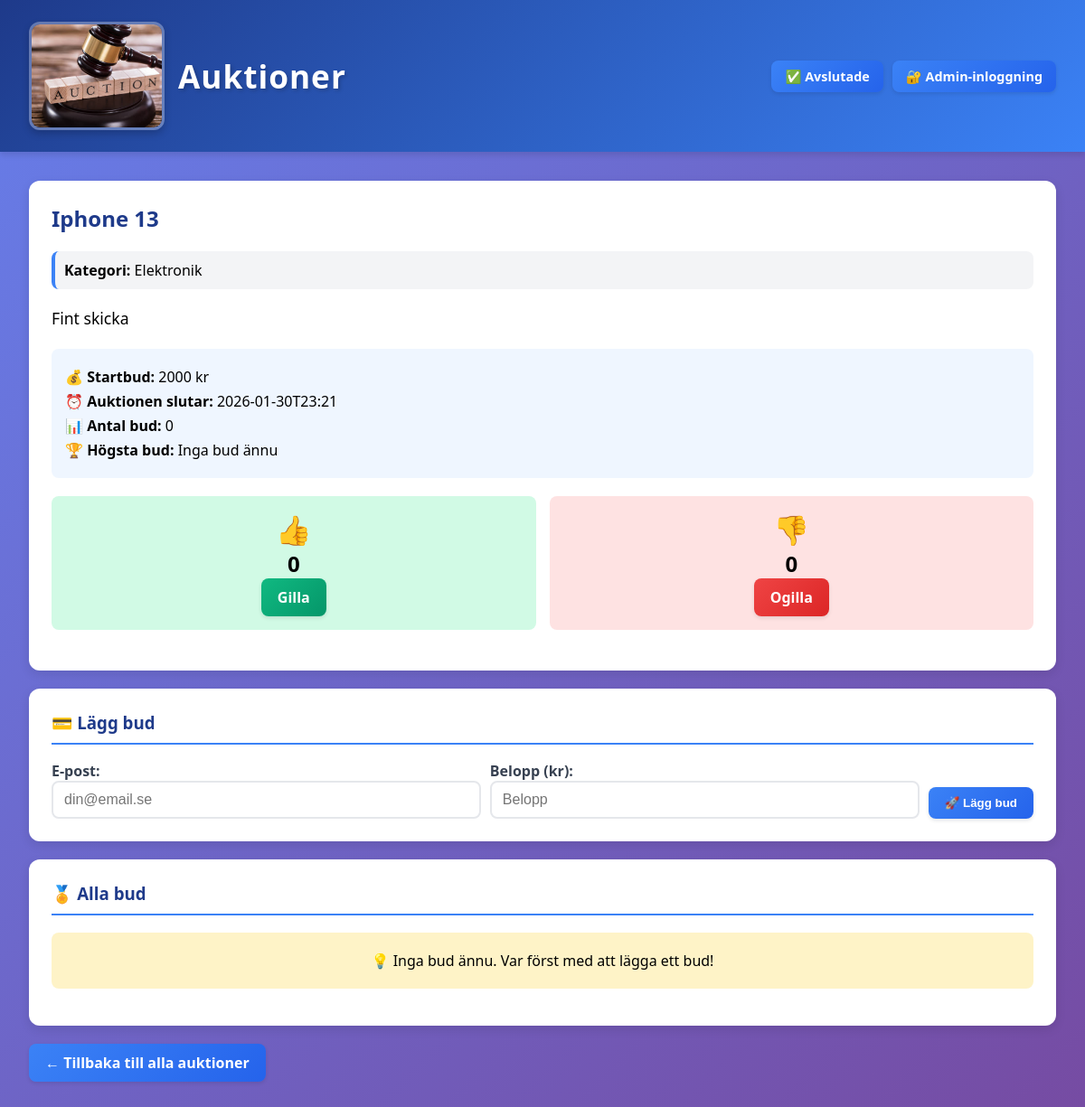
Before: /auction/3 with the older database file.
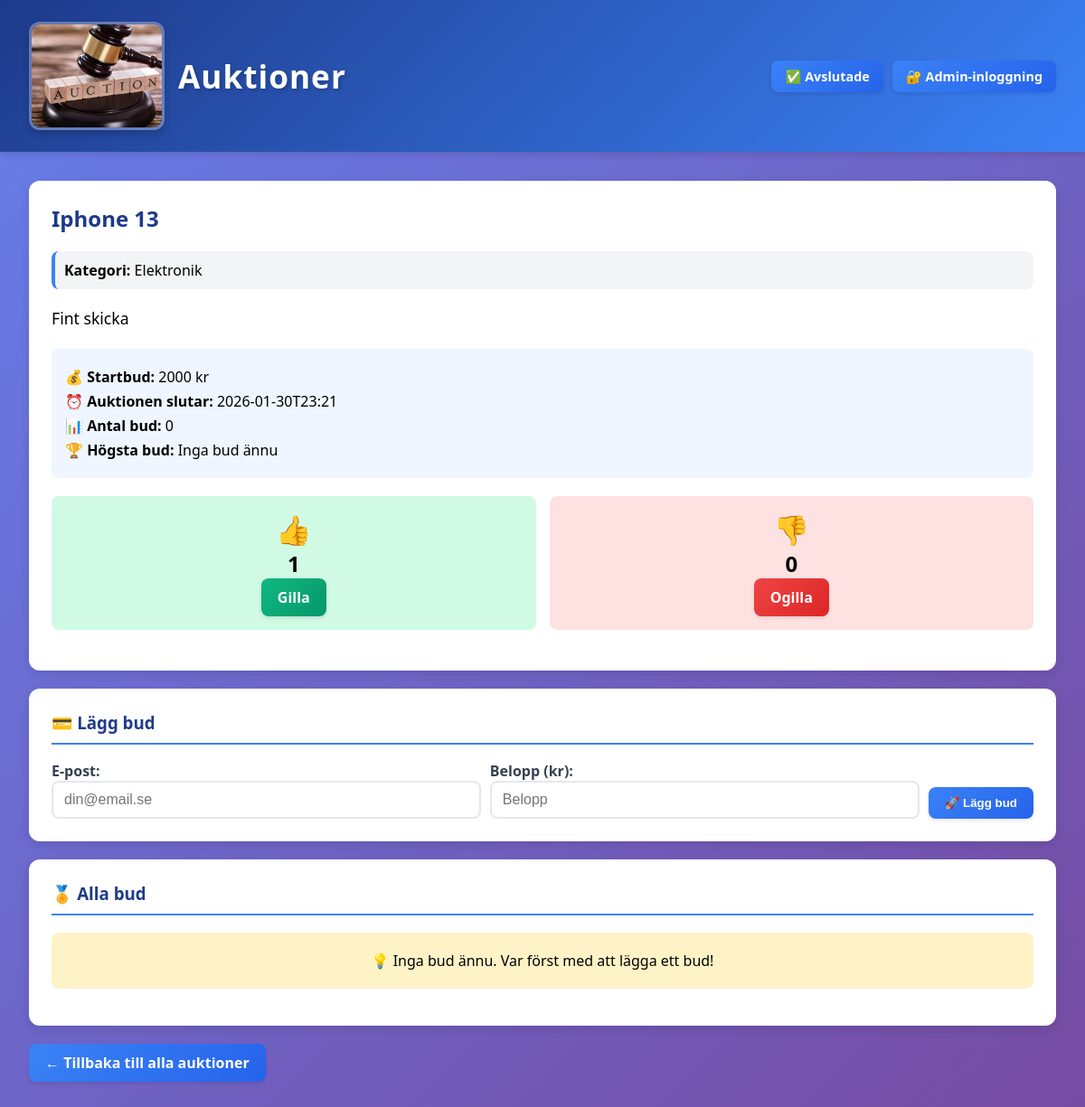
After: the same page with the newer database file.
### tables this page shows
CREATE TABLE auctions (
    id INTEGER PRIMARY KEY AUTOINCREMENT,
    title TEXT NOT NULL,
    description TEXT NOT NULL,
    starting_bid REAL NOT NULL,
    end_datetime TEXT NOT NULL,
    category TEXT DEFAULT 'Övrigt',
    likes INTEGER DEFAULT 0,
    dislikes INTEGER DEFAULT 0
);

### myblueprints/auctions/auctions_routes.py (the view)
@auctions_bp.route("/auction/<int:id>")
def detail(id):
    auction = AuctionRepository.get_by_id(id)
    bids = BidRepository.get_all_for_auction(id)
    bid_count = BidRepository.count_for_auction(id)
    highest_bid = BidRepository.get_highest(id)
    return render_template(
        "auction_detail.html",
        auction=auction,
        bids=bids,
        bid_count=bid_count,
        highest_bid=highest_bid
    )

### database.py (called while the page is built)
def get_db():
    if "db" not in g:
        g.db = sqlite3.connect(DATABASE)
        g.db.row_factory = sqlite3.Row
    return g.db

### dbrepositories/auction_repository.py (called while the page is built)
    @staticmethod
    def get_by_id(auction_id):
        return get_db().execute(
            "SELECT * FROM auctions WHERE id = ?",
            (auction_id,)
        ).fetchone()

### dbrepositories/bid_repository.py (called while the page is built)
    @staticmethod
    def count_for_auction(auction_id):
        return get_db().execute(
            """
            SELECT COUNT(*) as count
            FROM bids
            WHERE auction_id = ?
            """,
            (auction_id,)
        ).fetchone()["count"]

    @staticmethod
    def get_highest(auction_id):
        return get_db().execute(
            """
            SELECT MAX(amount) as highest
            FROM bids
            WHERE auction_id = ?
            """,
            (auction_id,)
        ).fetchone()["highest"]

    @staticmethod
    def get_all_for_auction(auction_id):
        return get_db().execute(
            """
            SELECT * FROM bids
            WHERE auction_id = ?
            ORDER BY amount DESC, created_at DESC
            """,
            (auction_id,)
        ).fetchall()

### templates/auction_detail.html (shortened to what this page needs)
{% extends "base.html" %}
{% block content %}
<div class="detail-section">
    <h2 style="color: #1e3a8a; margin-top: 0;">{{ auction.title }}</h2>
    <p style="background: #f3f4f6; padding: 10px; border-radius: 8px; border-left: 4px solid #3b82f6;">
        <strong>Kategori:</strong> {{ auction.category or 'Övrigt' }}
    </p>
    <p style="font-size: 1.1rem; line-height: 1.6;">{{ auction.description }}</p>
    <div style="background: #eff6ff; padding: 15px; border-radius: 8px; margin: 20px 0;">
        <p style="margin: 5px 0;"><strong>💰 Startbud:</strong> {{ auction.starting_bid|int }} kr</p>
        <p style="margin: 5px 0;"><strong>⏰ Auktionen slutar:</strong> {{ auction.end_datetime }}</p>
        <p style="margin: 5px 0;"><strong>📊 Antal bud:</strong> {{ bid_count }}</p>
        <p style="margin: 5px 0;"><strong>🏆 Högsta bud:</strong>
        {% if highest_bid %}
            {{ highest_bid|int }} kr
        {% else %}
            Inga bud ännu
        {% endif %}
        </p>
    </div>
    <div style="display: flex; gap: 15px; margin: 20px 0;">
        <div style="flex: 1; text-align: center; background: #d1fae5; padding: 15px; border-radius: 8px;">
            <div style="font-size: 2rem;">👍</div>
            <div style="font-size: 1.5rem; font-weight: bold;">{{ auction.likes }}</div>
            <a class="btn btn-success" href="/auction/{{ auction.id }}/like">Gilla</a>
        </div>
        <div style="flex: 1; text-align: center; background: #fee2e2; padding: 15px; border-radius: 8px;">
            <div style="font-size: 2rem;">👎</div>
            <div style="font-size: 1.5rem; font-weight: bold;">{{ auction.dislikes }}</div>
            <a class="btn btn-danger" href="/auction/{{ auction.id }}/dislike">Ogilla</a>
        </div>
    </div>
</div>
<div class="detail-section">
    <h3>💳 Lägg bud</h3>
    <form method="post" action="/auction/{{ auction.id }}/bid" style="display: flex; gap: 10px; flex-wrap: wrap; align-items: flex-end;">
        <div style="flex: 1; min-width: 200px;">
            <label for="bidder">E-post:</label><br>
            <input name="bidder" id="bidder" type="email" placeholder="din@email.se" required style="width: 100%;">
        </div>
        <div style="flex: 1; min-width: 150px;">
            <label for="amount">Belopp (kr):</label><br>
            <input name="amount" id="amount" type="number" step="1" min="1" placeholder="Belopp" required style="width: 100%;">
        </div>
        <button type="submit">🚀 Lägg bud</button>
    </form>
</div>
<div class="detail-section">
    <h3>🏅 Alla bud</h3>
    {% if bids %}
    <ul class="bid-list">
    {% for bid in bids %}
        <li>
            <div style="display: flex; justify-content: space-between; align-items: center;">
                <div>
                    <strong style="color: #1e3a8a;">📧 {{ bid.bidder }}</strong>
                </div>
                <div style="text-align: right; display: flex; align-items: center; gap: 15px;">
                    <div>
                        <strong style="color: #059669; font-size: 1.2rem;">{{ bid.amount|int }} kr</strong><br>
                        <span style="color: #666; font-size: 0.9rem;">🕐 {{ bid.created_at[:19] }}</span>
                    </div>
                    {% if session.get('logged_in') %}
                    <a href="/admin/bid/delete/{{ bid.id }}/{{ auction.id }}"
                       class="btn-danger"
                       style="padding: 5px 10px; font-size: 0.9rem;"
                       onclick="return confirm('Är du säker på att du vill ta bort detta bud?');">
                        🗑️ Ta bort
                    </a>
                    {% endif %}
                </div>
            </div>
        </li>
    {% endfor %}
    </ul>
    {% else %}
    <p style="text-align: center; padding: 20px; background: #fef3c7; border-radius: 8px;">
        💡 Inga bud ännu. Var först med att lägga ett bud!
    </p>
    {% endif %}
</div>
<div style="display: flex; gap: 10px; margin: 20px 0;">
    <a href="/" class="btn">← Tillbaka till alla auktioner</a>
</div>
{% endblock %}

Changed rows visible on the page:
changed auctions "Iphone 13": likes "0" → "1"
